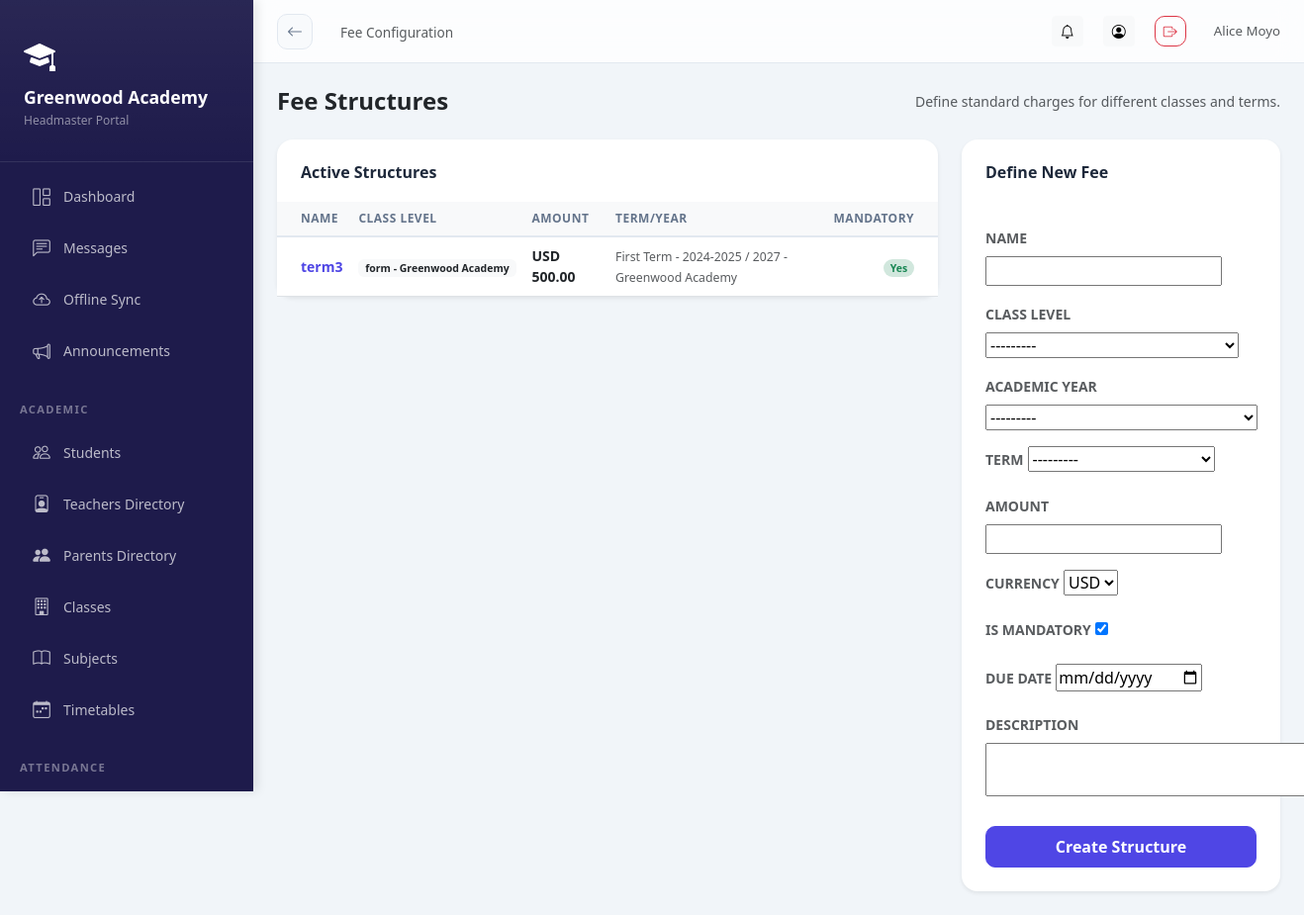
/fees/structures/ (signed in), run on the app's committed database.
### schools/models.py (models this page shows, shortened)
class School(models.Model):
    STATUS_CHOICES = [
        ('pending', 'Pending Approval'),
        ('active', 'Active'),
        ('suspended', 'Suspended'),
        ('rejected', 'Rejected'),
    ]
    name = models.CharField(max_length=200)
    subdomain = models.CharField(max_length=50, unique=True, db_index=True)
    email = models.EmailField()
    phone = models.CharField(max_length=20, blank=True)
    address = models.TextField(blank=True)
    logo = models.ImageField(upload_to='school_logos/', blank=True, null=True)
    theme_color = models.CharField(max_length=7, default='#4F46E5', help_text='Hex color code')
    motto = models.CharField(max_length=200, blank=True)
    status = models.CharField(max_length=20, choices=STATUS_CHOICES, default='pending')
    is_demo = models.BooleanField(default=False)
    created_at = models.DateTimeField(auto_now_add=True)
    updated_at = models.DateTimeField(auto_now=True)
    is_deleted = models.BooleanField(default=False)
    parent_registration_enabled = models.BooleanField(default=True)
    registration_token = models.CharField(max_length=100, unique=True, blank=True, null=True)
    subscription_active = models.BooleanField(default=False)
    subscription_expires = models.DateTimeField(null=True, blank=True)
    GRADING_SYSTEM_CHOICES = [
        ('system', 'System Grading (Default: 30% CA, 70% Exam)'),
        ('custom_weights', 'Custom CA/Exam Weights'),
        ('multiple_components', 'Multiple Assessment Components'),
        ('subject_specific', 'Subject-Specific Grading'),
    ]
    grading_system = models.CharField(
        max_length=30,
        choices=GRADING_SYSTEM_CHOICES,
        default='system',
        help_text='Choose the grading system for your school'
    )
    ca_weight = models.FloatField(
        default=30.0,
        help_text='Weight percentage for Continuous Assessment (CA)',
        validators=[MinValueValidator(0), MaxValueValidator(100)]
    )
    exam_weight = models.FloatField(
        default=70.0,
        help_text='Weight percentage for Exam',
        validators=[MinValueValidator(0), MaxValueValidator(100)]
    )
    class Meta:
        ordering = ['-created_at']

class SchoolUser(SyncBaseModel):
    ROLE_CHOICES = [
        ('headmaster', 'Headmaster'),
        ('admin', 'School Admin'),
        ('teacher', 'Teacher'),
        ('student', 'Student'),
        ('parent', 'Parent'),
    ]
    user = models.ForeignKey(User, on_delete=models.CASCADE, related_name='school_memberships')
    school = models.ForeignKey(School, on_delete=models.CASCADE, related_name='members', db_index=True)
    role = models.CharField(max_length=20, choices=ROLE_CHOICES, db_index=True)
    is_active = models.BooleanField(default=True, db_index=True)
    signature = models.ImageField(upload_to='signatures/', blank=True, null=True)
    class Meta:
        unique_together = ['user', 'school']

### fees/models.py (models this page shows, shortened)
class FeeStructure(models.Model):
    CURRENCY_CHOICES = [('USD', 'USD'), ('ZWL', 'ZWL')]
    school = models.ForeignKey(School, on_delete=models.CASCADE, related_name='fee_structures')
    name = models.CharField(max_length=100)  # e.g. "Tuition Fee", "Dev Levy"
    class_level = models.ForeignKey(ClassLevel, on_delete=models.SET_NULL, null=True, blank=True)
    academic_year = models.ForeignKey(AcademicYear, on_delete=models.CASCADE, related_name='fee_structures')
    term = models.ForeignKey(Term, on_delete=models.SET_NULL, null=True, blank=True)
    amount = models.DecimalField(max_digits=12, decimal_places=2)
    currency = models.CharField(max_length=3, choices=CURRENCY_CHOICES, default='USD')
    is_mandatory = models.BooleanField(default=True)
    due_date = models.DateField(null=True, blank=True)
    description = models.TextField(blank=True)
    created_at = models.DateTimeField(auto_now_add=True)
    objects = TenantManager()
    all_objects = models.Manager()
    class Meta:
        ordering = ['academic_year', 'name']

### academics/models.py (models this page shows)
class ClassLevel(SyncBaseModel):
    school = models.ForeignKey(School, on_delete=models.CASCADE, related_name='class_levels')
    name = models.CharField(max_length=50)  # e.g., "Grade 1", "Class 5"
    order = models.IntegerField(default=0)
    objects = TenantManager()
    all_objects = models.Manager()
    class Meta:
        ordering = ['order', 'name']
    def __str__(self):
        return f"{self.name} - {self.school.name}"

class AcademicYear(SyncBaseModel):
    school = models.ForeignKey(School, on_delete=models.CASCADE, related_name='academic_years')
    name = models.CharField(max_length=50)  # e.g., "2024-2025"
    start_date = models.DateField()
    end_date = models.DateField()
    is_current = models.BooleanField(default=False)
    objects = TenantManager()
    all_objects = models.Manager()
    class Meta:
        ordering = ['-start_date']
    def __str__(self):
        return f"{self.name} - {self.school.name}"

### results/models.py (models this page shows)
class Term(SyncBaseModel):
    TERM_CHOICES = [
        (1, 'First Term'),
        (2, 'Second Term'),
        (3, 'Third Term'),
    ]
    academic_year = models.ForeignKey(AcademicYear, on_delete=models.CASCADE, related_name='terms')
    term_number = models.IntegerField(choices=TERM_CHOICES)
    name = models.CharField(max_length=50)
    start_date = models.DateField()
    end_date = models.DateField()
    is_current = models.BooleanField(default=False)
    class Meta:
        ordering = ['academic_year', 'term_number']
        unique_together = ['academic_year', 'term_number']
    def __str__(self):
        return f"{self.name} - {self.academic_year.name}"

### fees/views.py (the view, shortened to what this page needs)
# urls.py: path('structures/', views.fee_structure_list, name='structure_list'),
@login_required
def fee_structure_list(request):
    school = request.school
    structures = FeeStructure.objects.filter(school=school).select_related('class_level', 'academic_year', 'term')
    form = FeeStructureForm(school=school)
    return render(request, 'fees/fee_structure_list.html', {'structures': structures, 'form': form})

### fees/forms.py
class FeeStructureForm(forms.ModelForm):
    class Meta:
        model = FeeStructure
        fields = ['name', 'class_level', 'academic_year', 'term', 'amount', 'currency', 'is_mandatory', 'due_date', 'description']
        widgets = {
            'due_date': forms.DateInput(attrs={'type': 'date'}),
            'description': forms.Textarea(attrs={'rows': 2}),
        }
    def __init__(self, school=None, *args, **kwargs):
        super().__init__(*args, **kwargs)
        if school:
            self.fields['class_level'].queryset = ClassLevel.objects.filter(school=school)
            self.fields['academic_year'].queryset = AcademicYear.objects.filter(school=school)
            self.fields['term'].queryset = Term.objects.filter(academic_year__school=school)
            self.fields['class_level'].required = False
            self.fields['term'].required = False

### core/models.py (called while the page is built)
    def get_queryset(self):
        queryset = super().get_queryset()
        school = get_current_school()
        if school:
            return queryset.filter(school=school)
        return queryset

### schools/context_processors.py (called while the page is built)
def school_context(request):
    school = getattr(request, 'school', None)
    school_role = ''
    if school and request.user.is_authenticated:
        try:
            su = SchoolUser.objects.get(user=request.user, school=school, is_active=True)
            school_role = su.role
        except SchoolUser.DoesNotExist:
            pass
    return {
        'current_school': school,
        'school_role': school_role,
    }

### templates/fees/fee_structure_list.html (shortened to what this page needs)
{% extends "base_dashboard.html" %}
{% block page_title %}Fee Configuration{% endblock %}
{% block content %}
<div class="d-flex justify-content-between align-items-center mb-4">
    <h4 class="fw-bold mb-0">Fee Structures</h4>
    <p class="text-muted small mb-0">Define standard charges for different classes and terms.</p>
</div>
<div class="row g-4">
  <div class="col-lg-8">
    <div class="card border-0 shadow-sm rounded-4">
      <div class="card-header bg-transparent border-0 pt-4 px-4">
        <h6 class="fw-bold mb-0">Active Structures</h6>
      </div>
      <div class="card-body p-0">
        <div class="table-responsive">
          <table class="table table-hover align-middle mb-0">
            <thead class="table-light"><tr><th class="ps-4">Name</th><th>Class Level</th><th>Amount</th><th>Term/Year</th><th class="pe-4 text-end">Mandatory</th></tr></thead>
            <tbody>
              {% for s in structures %}
              <tr>
                <td class="ps-4 fw-bold text-primary">{{ s.name }}</td>
                <td><span class="badge bg-light text-dark">{{ s.class_level|default:"All Classes" }}</span></td>
                <td><strong>{{ s.currency }} {{ s.amount }}</strong></td>
                <td><small class="text-muted">{{ s.term|default:"Yearly" }} / {{ s.academic_year }}</small></td>
                <td class="pe-4 text-end">{% if s.is_mandatory %}<span class="badge bg-success-subtle text-success rounded-pill">Yes</span>{% else %}<span class="badge bg-secondary-subtle text-secondary rounded-pill">No</span>{% endif %}</td>
              </tr>
              {% empty %}<tr><td colspan="5" class="text-center text-muted py-5">No fee structures defined yet.</td></tr>
              {% endfor %}
            </tbody>
          </table>
        </div>
      </div>
    </div>
  </div>
  <div class="col-lg-4">
    <div class="card border-0 shadow-sm rounded-4">
      <div class="card-header bg-transparent border-0 pt-4 px-4">
        <h6 class="fw-bold mb-0">Define New Fee</h6>
      </div>
      <div class="card-body p-4">
        <form method="post" data-offline-model="fee_structure" data-offline-label="Fee structure">
          {% for field in form %}
          <div class="mb-3">
            <label class="form-label fw-bold small text-muted text-uppercase">{{ field.label }}</label>
            {{ field }}
          </div>
          {% endfor %}
          <button type="submit" class="btn btn-primary w-100 py-2 fw-bold mt-2">Create Structure</button>
        </form>
      </div>
    </div>
  </div>
</div>
{% endblock %}

### templates/base_dashboard.html (shortened to what this page needs)
<!DOCTYPE html>
<html lang="en">
<head>
<link rel="stylesheet" href="https://cdn.jsdelivr.net/npm/bootstrap@5.3.0/dist/css/bootstrap.min.css">
<link rel="stylesheet" href="https://cdn.jsdelivr.net/npm/bootstrap-icons@1.11.0/font/bootstrap-icons.css">
<link href="https://cdn.jsdelivr.net/npm/tom-select@2.2.2/dist/css/tom-select.bootstrap5.css" rel="stylesheet">
</head>
<body>
<div class="sidebar" id="sidebar">
  <div class="sidebar-brand">
    {% if current_school.logo %}
      <img src="{{ current_school.logo.url }}" alt="{{ current_school.name }}" class="rounded">
  {% else %}
    <i class="bi bi-mortarboard-fill text-white mb-2 d-block" style="font-size: 2rem;"></i>
  {% endif %}
  <h5>{{ current_school.name|default:"AcademiaLink" }}</h5>
  <small>{{ school_role|title }} Portal</small>
  </div>
  <nav class="py-2">
    <a href="{% url 'analytics:dashboard' %}" class="nav-link {% if request.path == '/analytics/dashboard/' %}active{% endif %}">
      <i class="bi bi-grid-1x2"></i> Dashboard
    </a>
    <a href="{% url 'messaging:list' %}" class="nav-link {% if 'messages' in request.path %}active{% endif %}">
      <i class="bi bi-chat-left-text"></i> Messages
    </a>
    <a href="{% url 'offline_sync' %}" class="nav-link {% if request.resolver_match.url_name == 'offline_sync' %}active{% endif %}">
      <i class="bi bi-cloud-arrow-up"></i>
      <span>Offline Sync</span>
    </a>
    <a href="{% url 'notifications:announcements' %}" class="nav-link {% if 'announcements' in request.path %}active{% endif %}">
      <i class="bi bi-megaphone"></i> Announcements
    </a>
    {% if school_role in 'headmaster,teacher' %}
    <div class="nav-section">Academic</div>
    <a href="{% url 'academics:student_list' %}" class="nav-link {% if 'students' in request.path %}active{% endif %}">
      <i class="bi bi-people"></i> Students
    </a>
    {% if school_role in 'headmaster,teacher,admin' %}
    <a href="{% url 'academics:teacher_list' %}" class="nav-link {% if 'teachers' in request.path %}active{% endif %}">
      <i class="bi bi-person-badge"></i> Teachers Directory
    </a>
    <a href="{% url 'academics:parent_list' %}" class="nav-link {% if 'parents' in request.path %}active{% endif %}">
      <i class="bi bi-people-fill"></i> Parents Directory
    </a>
    {% endif %}
    <a href="{% url 'academics:class_section_list' %}" class="nav-link {% if 'sections' in request.path %}active{% endif %}">
      <i class="bi bi-building"></i> Classes
    </a>
    <a href="{% url 'academics:subject_list' %}" class="nav-link {% if 'subjects' in request.path %}active{% endif %}">
      <i class="bi bi-book"></i> Subjects
    </a>
    {% if school_role in 'headmaster,teacher,admin' %}
    <a href="{% url 'timetable:dashboard' %}" class="nav-link {% if 'timetable' in request.path %}active{% endif %}">
      <i class="bi bi-calendar-week"></i> Timetables
    </a>
    {% endif %}
    <div class="nav-section">Attendance</div>
    <a href="{% url 'attendance:home' %}" class="nav-link {% if 'attendance' in request.path %}active{% endif %}">
    </a>
    {% endif %}
  </nav>
</div>
<div class="main-content">
  <div class="topbar">
    <div class="topbar-left">
      <a href="javascript:history.back()" class="btn-back d-none d-md-flex" id="global-back-btn" title="Go Back">
        <i class="bi bi-arrow-left"></i>
      </a>
      <nav aria-label="breadcrumb" class="d-none d-md-block">
        <span class="text-muted" style="font-size:.85rem;">{% block page_title %}{% endblock %}</span>
      </nav>
    </div>
    <div class="topbar-right">
        <a href="{% url 'notifications:list' %}" class="btn btn-sm btn-light position-relative" title="Notifications">
        <i class="bi bi-bell"></i>
      </a>
      <a href="{% url 'accounts:profile' %}" class="btn btn-sm btn-light" title="Profile">
        <i class="bi bi-person-circle"></i>
      </a>
      <a href="{% url 'accounts:logout' %}" class="btn btn-sm btn-outline-danger" title="Logout">
        <i class="bi bi-box-arrow-right"></i>
      </a>
      <span class="text-muted d-none d-md-inline-block ms-2" style="font-size:.83rem;">
        {{ user.get_full_name|default:user.username }}
      </span>
    </div>
  </div>
  <div class="page-content">
    {% block content %}{% endblock %}
  </div>
</div>
</body>
</html>

### data on the page
School: name "Greenwood Academy"
SchoolUser: role "Headmaster"
FeeStructure: name "term3", class_level "form - Greenwood Academy", currency "USD", amount "500.00", term "First Term - 2024-2025", academic_year "2027 - Greenwood Academy", is_mandatory "Yes"

### other printed values
{{ user.get_full_name|default:user.username }} "Alice Moyo"
{{ field.label }} "NAME" "CLASS LEVEL" "ACADEMIC YEAR" "TERM" "AMOUNT" "CURRENCY" "IS MANDATORY" "DUE DATE" "DESCRIPTION"
